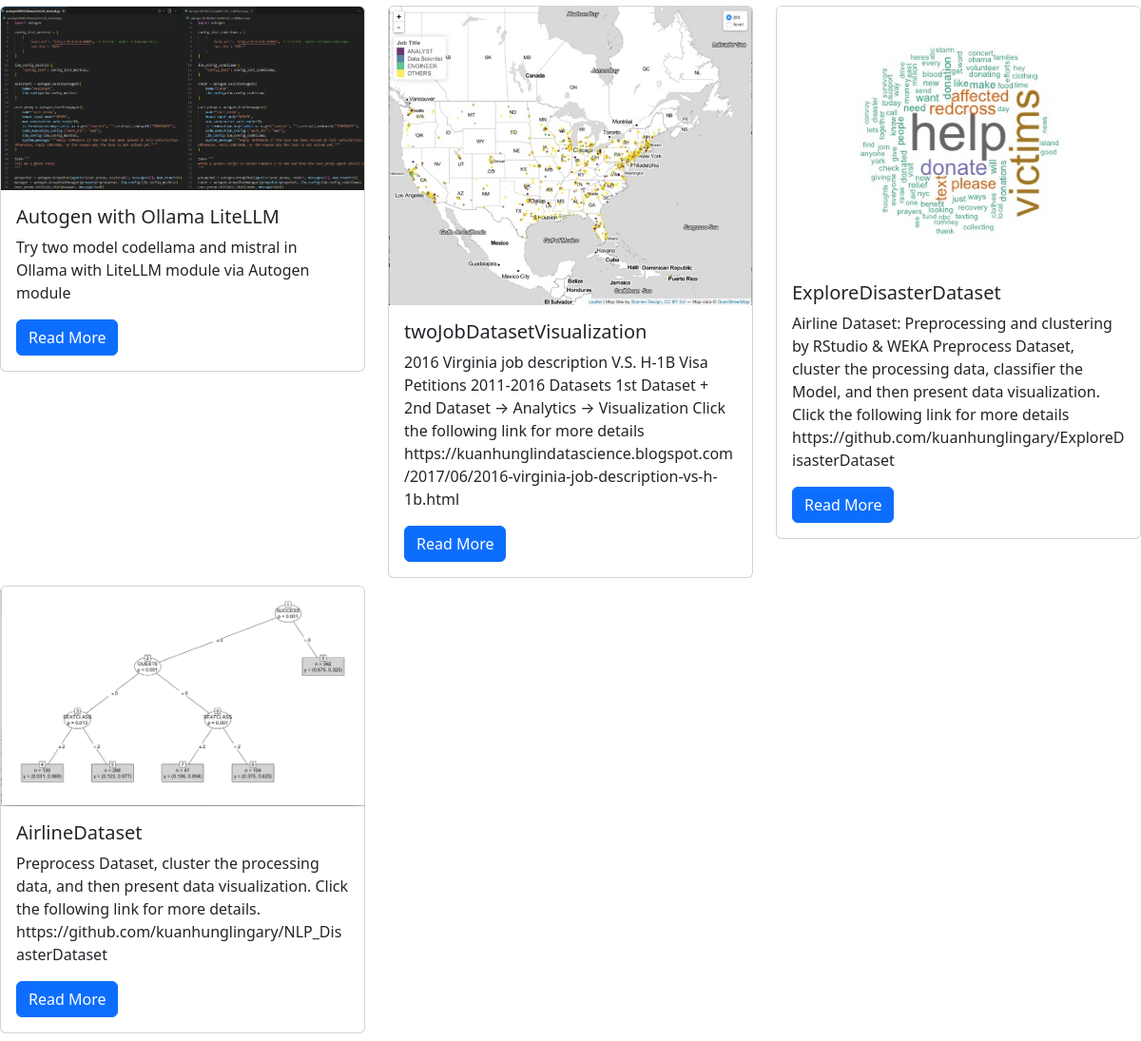
The page /projects/ (lower part) on the database as committed earlier.
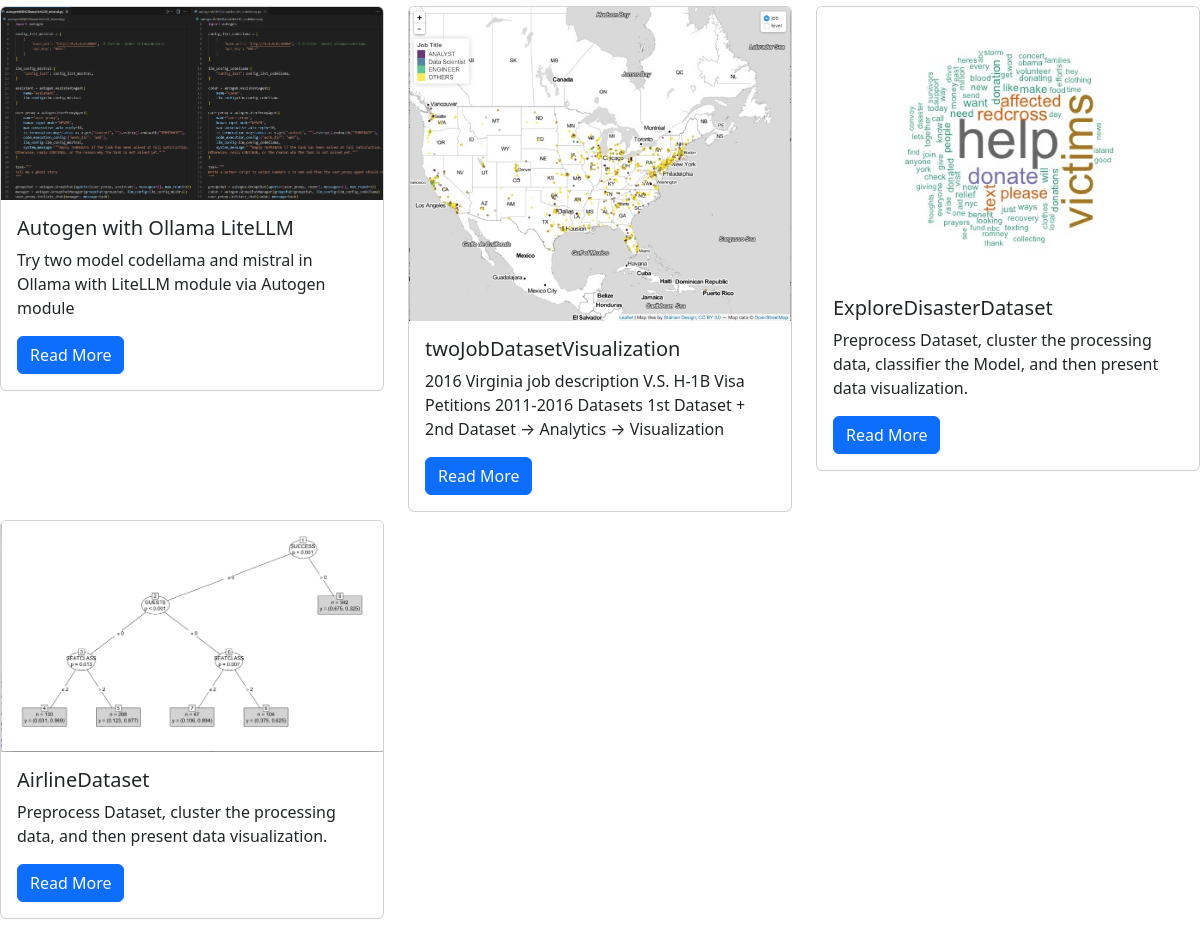
The same page on the database as committed later.
### projects/models.py (models this page shows, shortened)
class Project(models.Model):
    title = models.CharField(max_length=100)
    description = models.TextField()
    technology = models.CharField(max_length=20)
    image = models.ImageField(upload_to="project_images", blank=True)
    link = models.URLField(
        help_text="Link to RST. For example 'https://github.com/kuanhunglingary/DjangoPortfolio/blob/main/README.md'",
        null=True,
        blank=True,
    )

### projects/views.py (the view)
# urls.py: path("", views.project_index, name="project_index"),
def project_index(request):
    projects = Project.objects.all()
    context = {"projects": projects}
    return render(request, "projects/project_index.html", context)

### projects/templates/projects/project_index.html (shortened to what this page needs)
{% extends "base.html" %}
{% load django_bootstrap5 %}
{% block body %}
    <div class="row">
        {% for project in projects %}
            <div class="col-md-4">
                <div class="card mb-2">
                    {% if project.image %}<img class="card-img-top" src="{{ project.image.url }}">{% endif %}
                    <div class="card-body">
                        <h5 class="card-title">{{ project.title }}</h5>
                        <p class="card-text">{{ project.description }}</p>
                        <a href="{% url 'project_detail' project.pk %}" class="btn btn-primary">Read More</a>
                    </div>
                </div>
            </div>
        {% endfor %}
    </div>
{% endblock body %}

### templates/base.html (shortened to what this page needs)
{% load django_bootstrap5 %}
<!DOCTYPE html>
<html lang="en">
    <head>
        <link href="https://cdn.jsdelivr.net/npm/bootstrap@5.3.1/dist/css/bootstrap.min.css"
              rel="stylesheet">
    </head>
    <body>
        {% block body %}
        {% endblock body %}
    </body>
</html>

Rows that differ between the two databases and show on the page:
changed Project "twoJobDatasetVisualization": description "…→ Analytics → Visualization Click the following link for more details https://kuanhunglindatascience.blogspot.com/2017/06/2016-virginia-job-description-vs-h-1b.html" → "2016 Virginia job description V.S. H-1B Visa Petitions 2011-2016 Datasets 1st Dataset + 2nd Dataset → Analytics → Visualization"
changed Project "ExploreDisasterDataset": description "Airline Dataset: Preprocessing and clustering by RStudio & WEKA Preprocess Dataset, cluster the processing data, classifier the Model, and then present data visualization. Click the following link for more details https://github.com/kuanhunglingary/ExploreDisasterDataset" → "Preprocess Dataset, cluster the processing data, classifier the Model, and then present data visualization."
changed Project "AirlineDataset": description "…then present data visualization. Click the following link for more details. https://github.com/kuanhunglingary/NLP_DisasterDataset" → "Preprocess Dataset, cluster the processing data, and then present data visualization."
